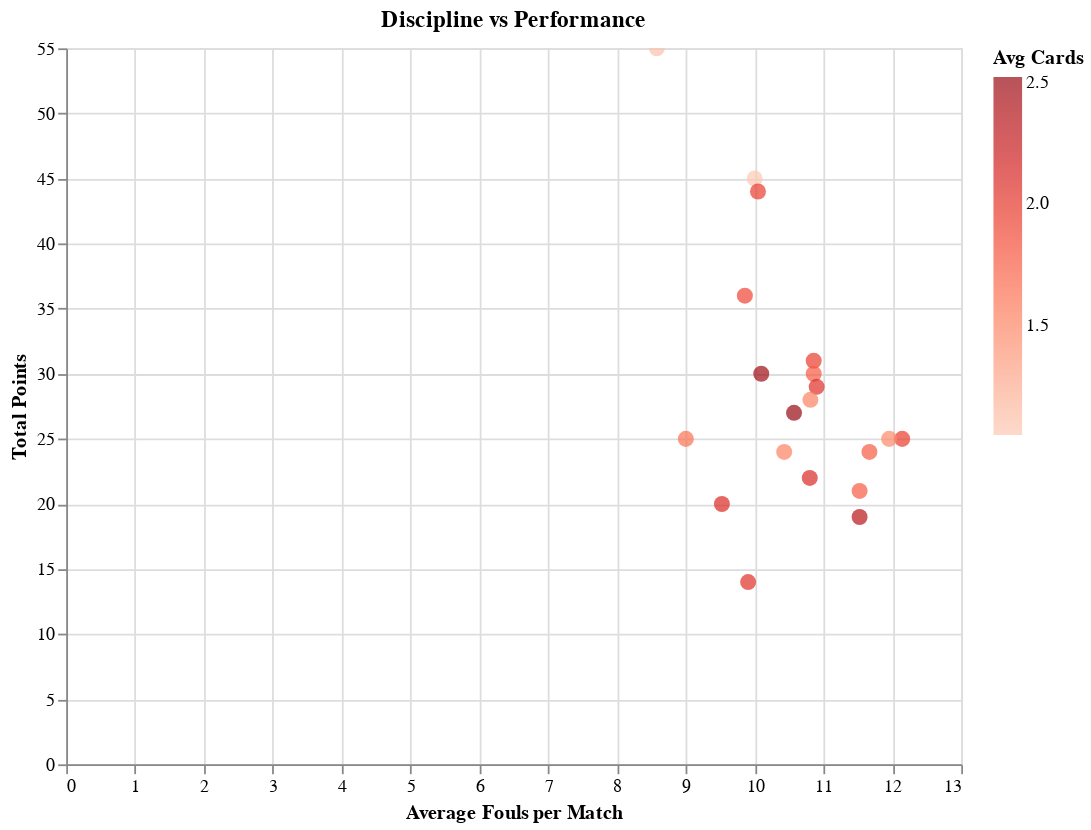

The notebook cell this image was saved under:
### Markdown cell above
## 9. Discipline and Aggression Analysis
**Why:** Does aggressive play (more fouls/cards) help or hurt performance?

### Code cell
team_df['AvgFouls'] = team_df['TotalFouls'] / team_df['MatchesPlayed']
team_df['AvgCards'] = team_df['TotalCards'] / team_df['MatchesPlayed']

chart_discipline = alt.Chart(team_df).mark_circle(size=80).encode(
    x=alt.X('AvgFouls:Q', title='Average Fouls per Match'),
    y=alt.Y('Points:Q', title='Total Points'),
    color=alt.Color('AvgCards:Q', scale=alt.Scale(scheme='reds'), legend=alt.Legend(title='Avg Cards')),
    tooltip=['Team:N', 'Points:Q', 'AvgFouls:Q', 'AvgCards:Q']
).properties(
    title='Discipline vs Performance',
    width=500,
    height=400
).interactive()

display(chart_discipline)

# Calculate correlation
corr_fouls_points = team_df['AvgFouls'].corr(team_df['Points'])
print(f"\nCorrelation between Fouls and Points: {corr_fouls_points:.3f}")

### Figure 1 — Vega-Lite specification as saved in the notebook (floating-point values rounded to 4 significant figures)
{"config": {"view": {"continuousWidth": 300, "continuousHeight": 300}}, "data": {"name": "data-78ba91d336f952be524a375e05b1c5a8"}, "mark": {"type": "circle", "size": 80}, "encoding": {"color": {"field": "AvgCards", "legend": {"title": "Avg Cards"}, "scale": {"scheme": "reds"}, "type": "quantitative"}, "tooltip": [{"field": "Team", "type": "nominal"}, {"field": "Points", "type": "quantitative"}, {"field": "AvgFouls", "type": "quantitative"}, {"field": "AvgCards", "type": "quantitative"}], "x": {"field": "AvgFouls", "title": "Average Fouls per Match", "type": "quantitative"}, "y": {"field": "Points", "title": "Total Points", "type": "quantitative"}}, "height": 400, "params": [{"name": "param_8", "select": {"type": "interval", "encodings": ["x", "y"]}, "bind": "scales"}], "title": "Discipline vs Performance", "width": 500, "$schema": "https://vega.github.io/schema/vega-lite/v5.8.0.json", "datasets": {"data-78ba91d336f952be524a375e05b1c5a8": [{"Team": "Liverpool", "Points": 55, "Wins": 18, "Draws": 1, "Losses": 0, "GoalsScored": 47, "GoalsConceded": 14, "GoalDifference": 33, "TotalShots": 299, "ShotsOnTarget": 117, "ShotAccuracy": 0.3913, "GoalsPerShot": 0.1572, "TotalFouls": 163, "TotalCards": 21, "CleanSheets": 6, "MatchesPlayed": 19, "WinRate": 94.7, "DrawRate": 5.3, "LossRate": 0.0, "AvgFouls": 8.579, "AvgCards": 1.105}, {"Team": "Leicester", "Points": 45, "Wins": 14, "Draws": 3, "Losses": 4, "GoalsScored": 46, "GoalsConceded": 19, "GoalDifference": 27, "TotalShots": 293, "ShotsOnTarget": 111, "ShotAccuracy": 0.3788, "GoalsPerShot": 0.157, "TotalFouls": 210, "TotalCards": 22, "CleanSheets": 8, "MatchesPlayed": 21, "WinRate": 66.7, "DrawRate": 14.3, "LossRate": 19.0, "AvgFouls": 10.0, "AvgCards": 1.048}, {"Team": "Man City", "Points": 44, "Wins": 14, "Draws": 2, "Losses": 5, "GoalsScored": 56, "GoalsConceded": 24, "GoalDifference": 32, "TotalShots": 413, "ShotsOnTarget": 145, "ShotAccuracy": 0.3511, "GoalsPerShot": 0.1356, "TotalFouls": 211, "TotalCards": 41, "CleanSheets": 7, "MatchesPlayed": 21, "WinRate": 66.7, "DrawRate": 9.5, "LossRate": 23.8, "AvgFouls": 10.05, "AvgCards": 1.952}, {"Team": "Chelsea", "Points": 36, "Wins": 11, "Draws": 3, "Losses": 7, "GoalsScored": 36, "GoalsConceded": 29, "GoalDifference": 7, "TotalShots": 344, "ShotsOnTarget": 121, "ShotAccuracy": 0.3517, "GoalsPerShot": 0.1047, "TotalFouls": 207, "TotalCards": 40, "CleanSheets": 4, "MatchesPlayed": 21, "WinRate": 52.4, "DrawRate": 14.3, "LossRate": 33.3, "AvgFouls": 9.857, "AvgCards": 1.905}, {"Team": "Man United", "Points": 31, "Wins": 8, "Draws": 7, "Losses": 6, "GoalsScored": 32, "GoalsConceded": 25, "GoalDifference": 7, "TotalShots": 311, "ShotsOnTarget": 121, "ShotAccuracy": 0.3891, "GoalsPerShot": 0.1029, "TotalFouls": 228, "TotalCards": 41, "CleanSheets": 3, "MatchesPlayed": 21, "WinRate": 38.1, "DrawRate": 33.3, "LossRate": 28.6, "AvgFouls": 10.86, "AvgCards": 1.952}, {"Team": "Tottenham", "Points": 30, "Wins": 8, "Draws": 6, "Losses": 7, "GoalsScored": 36, "GoalsConceded": 30, "GoalDifference": 6, "TotalShots": 251, "ShotsOnTarget": 95, "ShotAccuracy": 0.3785, "GoalsPerShot": 0.1434, "TotalFouls": 212, "TotalCards": 52, "CleanSheets": 2, "MatchesPlayed": 21, "WinRate": 38.1, "DrawRate": 28.6, "LossRate": 33.3, "AvgFouls": 10.1, "AvgCards": 2.476}, {"Team": "Wolves", "Points": 30, "Wins": 7, "Draws": 9, "Losses": 5, "GoalsScored": 30, "GoalsConceded": 27, "GoalDifference": 3, "TotalShots": 270, "ShotsOnTarget": 87, "ShotAccuracy": 0.3222, "GoalsPerShot": 0.1111, "TotalFouls": 228, "TotalCards": 37, "CleanSheets": 4, "MatchesPlayed": 21, "WinRate": 33.3, "DrawRate": 42.9, "LossRate": 23.8, "AvgFouls": 10.86, "AvgCards": 1.762}, {"Team": "Sheffield United", "Points": 29, "Wins": 7, "Draws": 8, "Losses": 5, "GoalsScored": 23, "GoalsConceded": 19, "GoalDifference": 4, "TotalShots": 205, "ShotsOnTarget": 67, "ShotAccuracy": 0.3268, "GoalsPerShot": 0.1122, "TotalFouls": 218, "TotalCards": 41, "CleanSheets": 7, "MatchesPlayed": 20, "WinRate": 35.0, "DrawRate": 40.0, "LossRate": 25.0, "AvgFouls": 10.9, "AvgCards": 2.05}, {"Team": "Crystal Palace", "Points": 28, "Wins": 7, "Draws": 7, "Losses": 7, "GoalsScored": 19, "GoalsConceded": 23, "GoalDifference": -4, "TotalShots": 207, "ShotsOnTarget": 68, "ShotAccuracy": 0.3285, "GoalsPerShot": 0.09179, "TotalFouls": 227, "TotalCards": 32, "CleanSheets": 6, "MatchesPlayed": 21, "WinRate": 33.3, "DrawRate": 33.3, "LossRate": 33.3, "AvgFouls": 10.81, "AvgCards": 1.524}, {"Team": "Arsenal", "Points": 27, "Wins": 6, "Draws": 9, "Losses": 6, "GoalsScored": 28, "GoalsConceded": 30, "GoalDifference": -2, "TotalShots": 250, "ShotsOnTarget": 84, "ShotAccuracy": 0.336, "GoalsPerShot": 0.112, "TotalFouls": 222, "TotalCards": 53, "CleanSheets": 4, "MatchesPlayed": 21, "WinRate": 28.6, "DrawRate": 42.9, "LossRate": 28.6, "AvgFouls": 10.57, "AvgCards": 2.524}, {"Team": "Newcastle", "Points": 25, "Wins": 7, "Draws": 4, "Losses": 10, "GoalsScored": 20, "GoalsConceded": 33, "GoalDifference": -13, "TotalShots": 208, "ShotsOnTarget": 70, "ShotAccuracy": 0.3365, "GoalsPerShot": 0.09615, "TotalFouls": 189, "TotalCards": 34, "CleanSheets": 5, "MatchesPlayed": 21, "WinRate": 33.3, "DrawRate": 19.0, "LossRate": 47.6, "AvgFouls": 9.0, "AvgCards": 1.619}, {"Team": "Everton", "Points": 25, "Wins": 7, "Draws": 4, "Losses": 10, "GoalsScored": 24, "GoalsConceded": 32, "GoalDifference": -8, "TotalShots": 283, "ShotsOnTarget": 94, "ShotAccuracy": 0.3322, "GoalsPerShot": 0.08481, "TotalFouls": 255, "TotalCards": 41, "CleanSheets": 5, "MatchesPlayed": 21, "WinRate": 33.3, "DrawRate": 19.0, "LossRate": 47.6, "AvgFouls": 12.14, "AvgCards": 1.952}, {"Team": "Southampton", "Points": 25, "Wins": 7, "Draws": 4, "Losses": 10, "GoalsScored": 25, "GoalsConceded": 38, "GoalDifference": -13, "TotalShots": 258, "ShotsOnTarget": 90, "ShotAccuracy": 0.3488, "GoalsPerShot": 0.0969, "TotalFouls": 251, "TotalCards": 31, "CleanSheets": 4, "MatchesPlayed": 21, "WinRate": 33.3, "DrawRate": 19.0, "LossRate": 47.6, "AvgFouls": 11.95, "AvgCards": 1.476}, {"Team": "Brighton", "Points": 24, "Wins": 6, "Draws": 6, "Losses": 9, "GoalsScored": 25, "GoalsConceded": 29, "GoalDifference": -4, "TotalShots": 268, "ShotsOnTarget": 89, "ShotAccuracy": 0.3321, "GoalsPerShot": 0.09328, "TotalFouls": 219, "TotalCards": 32, "CleanSheets": 5, "MatchesPlayed": 21, "WinRate": 28.6, "DrawRate": 28.6, "LossRate": 42.9, "AvgFouls": 10.43, "AvgCards": 1.524}, {"Team": "Burnley", "Points": 24, "Wins": 7, "Draws": 3, "Losses": 11, "GoalsScored": 24, "GoalsConceded": 34, "GoalDifference": -10, "TotalShots": 213, "ShotsOnTarget": 68, "ShotAccuracy": 0.3192, "GoalsPerShot": 0.1127, "TotalFouls": 245, "TotalCards": 37, "CleanSheets": 7, "MatchesPlayed": 21, "WinRate": 33.3, "DrawRate": 14.3, "LossRate": 52.4, "AvgFouls": 11.67, "AvgCards": 1.762}, {"Team": "West Ham", "Points": 22, "Wins": 6, "Draws": 4, "Losses": 10, "GoalsScored": 25, "GoalsConceded": 32, "GoalDifference": -7, "TotalShots": 219, "ShotsOnTarget": 91, "ShotAccuracy": 0.4155, "GoalsPerShot": 0.1142, "TotalFouls": 216, "TotalCards": 42, "CleanSheets": 6, "MatchesPlayed": 20, "WinRate": 30.0, "DrawRate": 20.0, "LossRate": 50.0, "AvgFouls": 10.8, "AvgCards": 2.1}, {"Team": "Aston Villa", "Points": 21, "Wins": 6, "Draws": 3, "Losses": 12, "GoalsScored": 27, "GoalsConceded": 37, "GoalDifference": -10, "TotalShots": 271, "ShotsOnTarget": 96, "ShotAccuracy": 0.3542, "GoalsPerShot": 0.09963, "TotalFouls": 242, "TotalCards": 37, "CleanSheets": 4, "MatchesPlayed": 21, "WinRate": 28.6, "DrawRate": 14.3, "LossRate": 57.1, "AvgFouls": 11.52, "AvgCards": 1.762}, {"Team": "Bournemouth", "Points": 20, "Wins": 5, "Draws": 5, "Losses": 11, "GoalsScored": 20, "GoalsConceded": 32, "GoalDifference": -12, "TotalShots": 216, "ShotsOnTarget": 69, "ShotAccuracy": 0.3194, "GoalsPerShot": 0.09259, "TotalFouls": 200, "TotalCards": 44, "CleanSheets": 4, "MatchesPlayed": 21, "WinRate": 23.8, "DrawRate": 23.8, "LossRate": 52.4, "AvgFouls": 9.524, "AvgCards": 2.095}, {"Team": "Watford", "Points": 19, "Wins": 4, "Draws": 7, "Losses": 10, "GoalsScored": 17, "GoalsConceded": 34, "GoalDifference": -17, "TotalShots": 242, "ShotsOnTarget": 66, "ShotAccuracy": 0.2727, "GoalsPerShot": 0.07025, "TotalFouls": 242, "TotalCards": 49, "CleanSheets": 6, "MatchesPlayed": 21, "WinRate": 19.0, "DrawRate": 33.3, "LossRate": 47.6, "AvgFouls": 11.52, "AvgCards": 2.333}, {"Team": "Norwich", "Points": 14, "Wins": 3, "Draws": 5, "Losses": 13, "GoalsScored": 22, "GoalsConceded": 41, "GoalDifference": -19, "TotalShots": 245, "ShotsOnTarget": 85, "ShotAccuracy": 0.3469, "GoalsPerShot": 0.0898, "TotalFouls": 208, "TotalCards": 43, "CleanSheets": 2, "MatchesPlayed": 21, "WinRate": 14.3, "DrawRate": 23.8, "LossRate": 61.9, "AvgFouls": 9.905, "AvgCards": 2.048}]}}
